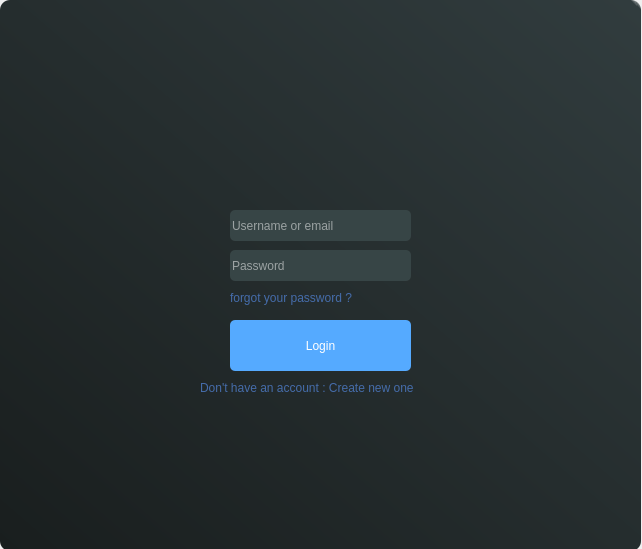
<?xml version="1.0" encoding="UTF-8"?>
<ui version="4.0">
 <class>login_interface_V2</class>
 <widget class="QMainWindow" name="login_interface_V2">
  <property name="geometry">
   <rect>
    <x>0</x>
    <y>0</y>
    <width>642</width>
    <height>549</height>
   </rect>
  </property>
  <property name="windowTitle">
   <string>MainWindow</string>
  </property>
  <widget class="QWidget" name="centralwidget">
   <widget class="QFrame" name="window">
    <property name="geometry">
     <rect>
      <x>0</x>
      <y>0</y>
      <width>641</width>
      <height>551</height>
     </rect>
    </property>
    <property name="styleSheet">
     <string notr="true">QFrame{

	border-radius:10px;
	background-color: qlineargradient(spread:pad, x1:0, y1:1, x2:1, y2:0, stop:0 rgba(25, 30, 30, 255), stop:0.98995 rgba(49, 60, 62, 255), stop:1 rgba(255, 255, 255, 255));

}</string>
    </property>
    <property name="frameShape">
     <enum>QFrame::StyledPanel</enum>
    </property>
    <property name="frameShadow">
     <enum>QFrame::Raised</enum>
    </property>
    <widget class="QPushButton" name="pushButton">
     <property name="geometry">
      <rect>
       <x>230</x>
       <y>320</y>
       <width>181</width>
       <height>51</height>
      </rect>
     </property>
     <property name="cursor">
      <cursorShape>PointingHandCursor</cursorShape>
     </property>
     <property name="styleSheet">
      <string notr="true">QPushButton{

	border-radius: 5px;
	background-color: rgb(85, 170, 255);
	transition: background-color 2s;
	color : white;
	
	font: 10pt &quot;Myanmar Text&quot;;


}

QPushButton:hover{



	background-color: rgb(255, 127, 127);

}</string>
     </property>
     <property name="text">
      <string>Login</string>
     </property>
    </widget>
    <widget class="QLineEdit" name="email">
     <property name="geometry">
      <rect>
       <x>230</x>
       <y>210</y>
       <width>181</width>
       <height>31</height>
      </rect>
     </property>
     <property name="styleSheet">
      <string notr="true">QLineEdit{

	border-radius: 5px;
	border-style: none;
	
	background-color: rgb(55, 69, 70);
	font: 8pt &quot;Nirmala UI&quot;;
	color: rgb(255, 255, 255);
}

QLineEdit:hover{

	border-radius: 0px;
	background-color: rgb(146, 147, 147);

}</string>
     </property>
     <property name="text">
      <string/>
     </property>
     <property name="placeholderText">
      <string>Username or email</string>
     </property>
    </widget>
    <widget class="QLineEdit" name="password">
     <property name="geometry">
      <rect>
       <x>230</x>
       <y>250</y>
       <width>181</width>
       <height>31</height>
      </rect>
     </property>
     <property name="styleSheet">
      <string notr="true">QLineEdit{

	border-radius: 5px;
	border-style: none;
	
	background-color: rgb(55, 69, 70);
	font: 8pt &quot;Nirmala UI&quot;;
	color: rgb(255, 255, 255);


}

QLineEdit:hover{

	border-radius: 0px;
	background-color: rgb(146, 147, 147);

}
</string>
     </property>
     <property name="echoMode">
      <enum>QLineEdit::Password</enum>
     </property>
     <property name="placeholderText">
      <string>Password</string>
     </property>
    </widget>
    <widget class="QLabel" name="pic">
     <property name="geometry">
      <rect>
       <x>150</x>
       <y>20</y>
       <width>331</width>
       <height>101</height>
      </rect>
     </property>
     <property name="styleSheet">
      <string notr="true">QLabel{

	background-color: transparent;
	

}</string>
     </property>
     <property name="text">
      <string/>
     </property>
     <property name="pixmap">
      <pixmap resource="ressources/ressources.qrc">:/newPrefix/pictures/lock_vox_logo1_v2.png</pixmap>
     </property>
     <property name="scaledContents">
      <bool>true</bool>
     </property>
    </widget>
    <widget class="clickablelabel" name="label">
     <property name="geometry">
      <rect>
       <x>200</x>
       <y>380</y>
       <width>231</width>
       <height>16</height>
      </rect>
     </property>
     <property name="cursor">
      <cursorShape>PointingHandCursor</cursorShape>
     </property>
     <property name="styleSheet">
      <string notr="true">QLabel {

	background-color: transparent;
	font: 8pt &quot;Nirmala UI&quot;;
	
	color: rgb(69, 108, 170);


}


QLabel:hover{

		color: rgb(255, 127, 127);


}
</string>
     </property>
     <property name="text">
      <string>Don't have an account : Create new one</string>
     </property>
    </widget>
    <widget class="QLabel" name="label_2">
     <property name="geometry">
      <rect>
       <x>230</x>
       <y>290</y>
       <width>181</width>
       <height>16</height>
      </rect>
     </property>
     <property name="cursor">
      <cursorShape>PointingHandCursor</cursorShape>
     </property>
     <property name="styleSheet">
      <string notr="true">QLabel {

	background-color: transparent;
	font: 8pt &quot;Nirmala UI&quot;;
	
	color: rgb(69, 108, 170);


}


QLabel:hover{

		color: rgb(255, 127, 127);


}
</string>
     </property>
     <property name="text">
      <string>forgot your password ?</string>
     </property>
    </widget>
   </widget>
  </widget>
 </widget>
 <customwidgets>
  <customwidget>
   <class>clickablelabel</class>
   <extends>QLabel</extends>
   <header location="global">clickablelabel.h</header>
  </customwidget>
 </customwidgets>
 <resources>
  <include location="ressources/ressources.qrc"/>
 </resources>
 <connections/>
</ui>
